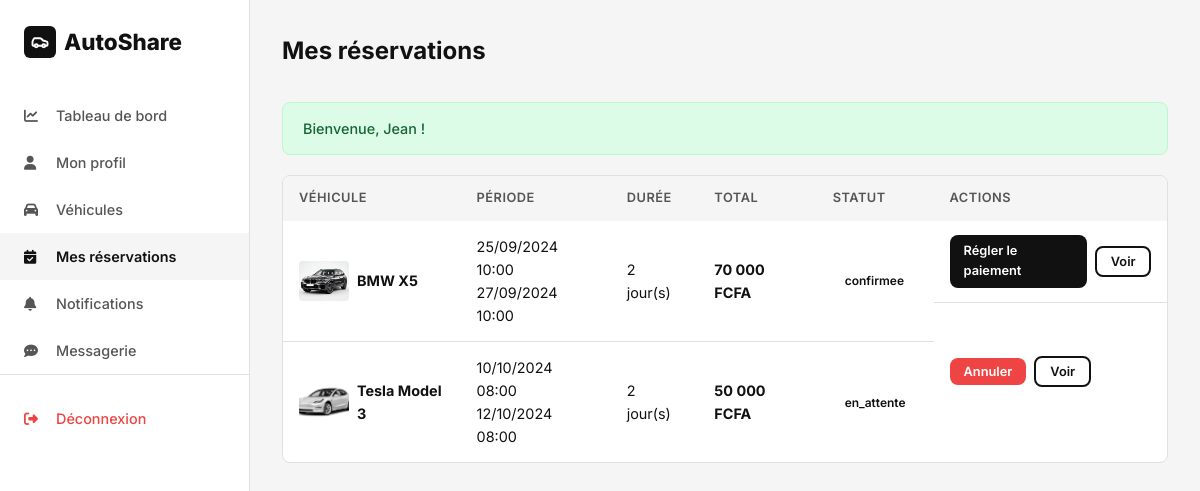
/client/reservations.php (signed in), run on the app's committed database.
### tables this page shows
CREATE TABLE reservations (
    id INT AUTO_INCREMENT PRIMARY KEY,
    utilisateur_id INT NOT NULL,
    vehicule_id INT NOT NULL,
    date_debut DATETIME NOT NULL,
    date_fin DATETIME NOT NULL,
    duree_jours INT NOT NULL DEFAULT 1,
    prix_unitaire DECIMAL(10,2) NOT NULL,
    prix_total DECIMAL(10,2) NOT NULL,
    mode_paiement ENUM('sur_place', 'ligne') DEFAULT NULL,
    statut_paiement ENUM('non_paye', 'paye') NOT NULL DEFAULT 'non_paye',
    statut ENUM('en_attente', 'confirmee', 'annulee', 'terminee') NOT NULL DEFAULT 'en_attente',
    notes TEXT DEFAULT NULL,
    date_creation DATETIME NOT NULL DEFAULT CURRENT_TIMESTAMP,
    date_modification DATETIME DEFAULT NULL ON UPDATE CURRENT_TIMESTAMP,
    FOREIGN KEY (utilisateur_id) REFERENCES utilisateurs(id) ON DELETE CASCADE,
    FOREIGN KEY (vehicule_id) REFERENCES vehicules(id) ON DELETE CASCADE
);

CREATE TABLE vehicules (
    id INT AUTO_INCREMENT PRIMARY KEY,
    marque VARCHAR(100) NOT NULL,
    modele VARCHAR(100) NOT NULL,
    annee INT DEFAULT NULL,
    type_carburant ENUM('Essence', 'Diesel', 'Électrique', 'Hybride') NOT NULL DEFAULT 'Essence',
    transmission ENUM('Manuelle', 'Automatique') NOT NULL DEFAULT 'Manuelle',
    nombre_places INT NOT NULL DEFAULT 5,
    image VARCHAR(255) DEFAULT NULL,
    image2 VARCHAR(255) DEFAULT NULL,
    image3 VARCHAR(255) DEFAULT NULL,
    image4 VARCHAR(255) DEFAULT NULL,
    immatriculation VARCHAR(20) DEFAULT NULL,
    prix_heure DECIMAL(10,2) DEFAULT NULL,
    prix_jour DECIMAL(10,2) NOT NULL,
    description TEXT DEFAULT NULL,
    caracteristiques TEXT DEFAULT NULL,
    statut ENUM('disponible', 'reserve', 'maintenance') NOT NULL DEFAULT 'disponible',
    is_deleted TINYINT(1) NOT NULL DEFAULT 0,
    date_creation DATETIME NOT NULL DEFAULT CURRENT_TIMESTAMP,
    date_modification DATETIME DEFAULT NULL ON UPDATE CURRENT_TIMESTAMP
);

### client/reservations.php (the view, shortened to what this page needs)
<?php
require_once '../config/database.php';
require_once '../includes/functions.php';
$userId = $_SESSION['user_id'];
$stmt = $pdo->prepare("SELECT r.*, v.marque, v.modele, v.image, v.immatriculation, v.type_carburant, v.transmission, v.nombre_places
                       FROM reservations r
                       JOIN vehicules v ON r.vehicule_id = v.id
                       WHERE r.utilisateur_id = :uid
                       ORDER BY r.date_creation DESC");
$stmt->execute([':uid' => $userId]);
$reservations = $stmt->fetchAll();
?>
<!DOCTYPE html>
<html lang="fr">
<head>
    <link rel="stylesheet" href="https://cdnjs.cloudflare.com/ajax/libs/font-awesome/6.5.0/css/all.min.css">
    <link rel="stylesheet" href="../assets/css/style.css">
</head>
<body class="dashboard">
    <?php include '../includes/sidebar.php'; ?>
    <main class="dashboard-content">
        <header class="dashboard-header">
            <h1>Mes réservations</h1>
        </header>
        <?php $flash = getFlash(); if ($flash): ?>
            <div class="flash flash-<?= $flash['type'] ?>"><?= $flash['message'] ?></div>
        <?php endif; ?>
        <div class="table-container">
            <table>
                <thead>
                    <tr>
                        <th>Véhicule</th>
                        <th>Période</th>
                        <th>Durée</th>
                        <th>Total</th>
                        <th>Statut</th>
                        <th>Actions</th>
                    </tr>
                </thead>
                <tbody>
                    <?php if (empty($reservations)): ?>
                        <tr>
                            <td colspan="6" class="text-center">Vous n'avez aucune réservation.</td>
                        </tr>
                    <?php else: ?>
                        <?php foreach ($reservations as $res): ?>
                        <tr>
                            <td>
                                <div class="flex gap-1">
                                    <img src="<?= getVehiculeImage($res['image']) ?>" alt="" style="width: 50px; height: 40px; object-fit: cover; border-radius: 4px;">
                                    <div>
                                        <strong><?= clean($res['marque'] . ' ' . $res['modele']) ?></strong>
                                    </div>
                                </div>
                            </td>
                            <td>
                                <?= formatDateTime($res['date_debut']) ?><br>
                                <?= formatDateTime($res['date_fin']) ?>
                            </td>
                            <td><?= $res['duree_jours'] ?> jour(s)</td>
                            <td><strong><?= formatPrix($res['prix_total']) ?></strong></td>
                            <td><?= getStatutBadge($res['statut']) ?></td>
                            <td class="flex gap-1">
                                <?php if ($res['statut'] === 'en_attente'): ?>
                                    <form action="reservations.php" method="POST" onsubmit="return confirm('Êtes-vous sûr de vouloir annuler cette réservation ?');">
                                        <button type="submit" class="btn btn-danger btn-sm">Annuler</button>
                                    </form>
                                <?php elseif ($res['statut'] === 'confirmee'): ?>
                                    <?php if ($res['statut_paiement'] === 'non_paye' && !$res['mode_paiement']): ?>
                                        <a href="paiement.php?id=<?= $res['id'] ?>" class="btn btn-primary btn-sm">Régler le paiement</a>
                                    <?php else: ?>
                                        <a href="recu.php?id=<?= $res['id'] ?>" class="btn btn-success btn-sm" target="_blank"><i class="fas fa-download"></i> Reçu</a>
                                    <?php endif; ?>
                                <?php endif; ?>
                                <button class="btn btn-outline btn-sm" onclick='showDetails(<?= json_encode($res) ?>)'>Voir</button>
                            </td>
                        </tr>
                        <?php endforeach; ?>
                    <?php endif; ?>
                </tbody>
            </table>
        </div>
    </main>
</body>
</html>

### includes/functions.php (shortened to what this page needs)
<?php
function clean($data) {
    return htmlspecialchars(trim($data), ENT_QUOTES, 'UTF-8');
}
function getFlash() {
    if (isset($_SESSION['flash'])) {
        $flash = $_SESSION['flash'];
        return $flash;
    }
    return null;
}
function formatPrix($prix) {
    return number_format($prix, 0, ',', ' ') . ' FCFA';
}
function formatDateTime($date) {
    return date('d/m/Y H:i', strtotime($date));
}
function getStatutBadge($statut) {
    $badges = [
        'en_attente' => '<span class="badge badge-warning">En attente</span>',
        'confirmee'  => '<span class="badge badge-success">Confirmée</span>',
        'annulee'    => '<span class="badge badge-danger">Annulée</span>',
        'terminee'   => '<span class="badge badge-info">Terminée</span>'
    ];
    return $badges[$statut] ?? '<span class="badge">' . $statut . '</span>';
}
function getVehiculeImage($image) {
    $path = $_SERVER['DOCUMENT_ROOT'] . BASE_URL . '/assets/images/vehicules/' . $image;
    if ($image && file_exists($path)) {
        return BASE_URL . '/assets/images/vehicules/' . $image;
    }
    return 'https://images.unsplash.com/photo-1494976388531-d1058494cdd8?w=400&h=300&fit=crop';
}

### assets/css/style.css (style rules this page uses)
*,*::before,*::after { box-sizing:border-box;margin:0;padding:0 }
:root { --primary:#111;--secondary:#555;--accent:#222;--bg:#fff;--bg-alt:#f5f5f5;--border:#e0e0e0;--success:#22c55e;--warning:#f59e0b;--danger:#ef4444;--info:#3b82f6;--radius:8px;--shadow:0 2px 12px rgba(0,0,0,.08);--transition:all .3s ease }
body { font-family:'Inter',sans-serif;color:var(--primary);background:var(--bg);line-height:1.6;min-height:100vh }
a { text-decoration:none;color:inherit;transition:var(--transition) }
img { max-width:100%;display:block }
input,select,textarea,button { font-family:inherit;font-size:inherit }
.flex { display:flex;align-items:center }
.gap-1 { gap:8px }
.btn { display:inline-flex;align-items:center;justify-content:center;gap:6px;padding:10px 24px;border-radius:var(--radius);font-weight:600;font-size:.9rem;border:none;cursor:pointer;transition:var(--transition) }
.btn-primary { background:var(--primary);color:#fff }
.btn-outline { border:2px solid var(--primary);color:var(--primary);background:transparent }
.btn-danger { background:var(--danger);color:#fff }
.btn-sm { padding:6px 14px;font-size:.8rem }
.dashboard { display:flex;min-height:100vh }
.dashboard-content { flex:1;margin-left:250px;padding:32px;background:var(--bg-alt);min-height:100vh }
.dashboard-header { display:flex;align-items:center;justify-content:space-between;margin-bottom:32px }
.dashboard-header h1 { font-size:1.5rem;font-weight:700 }
.table-container { background:#fff;border-radius:var(--radius);border:1px solid var(--border);overflow:hidden }
table { width:100%;border-collapse:collapse }
thead { background:var(--bg-alt) }
th { padding:12px 16px;text-align:left;font-size:.8rem;font-weight:600;text-transform:uppercase;letter-spacing:.5px;color:var(--secondary) }
td { padding:14px 16px;border-bottom:1px solid var(--border);font-size:.9rem }
tr:last-child td { border-bottom:none }
.badge { display:inline-flex;align-items:center;padding:4px 12px;border-radius:20px;font-size:.75rem;font-weight:600 }
.flash { padding:14px 20px;border-radius:var(--radius);margin-bottom:20px;font-size:.9rem;font-weight:500;display:flex;align-items:center;gap:8px;animation:slideDown .3s ease }
.flash-success { background:#dcfce7;color:#166534;border:1px solid #bbf7d0 }
.btn { position: relative; overflow: hidden; transition: all 0.3s ease; }
.btn::after { content: ''; position: absolute; top: 50%; left: 50%; width: 0; height: 0; background: rgba(255,255,255,0.2); border-radius: 50%; transform: translate(-50%, -50%); transition: width 0.6s, height 0.6s; }

### data on the page
reservations: vehicule.image (picture), vehicule.modele "BMW X5", date_debut "25/09/2024 10:00", date_fin "27/09/2024 10:00", duree_jours "2", prix_total "70 000 FCFA", statut "confirmee"
reservations: vehicule.image (picture), vehicule.modele "Tesla Model 3", date_debut "10/10/2024 08:00", date_fin "12/10/2024 08:00", duree_jours "2", prix_total "50 000 FCFA", statut "en_attente"

### other printed values
$flash['message'] "Bienvenue, Jean !"
